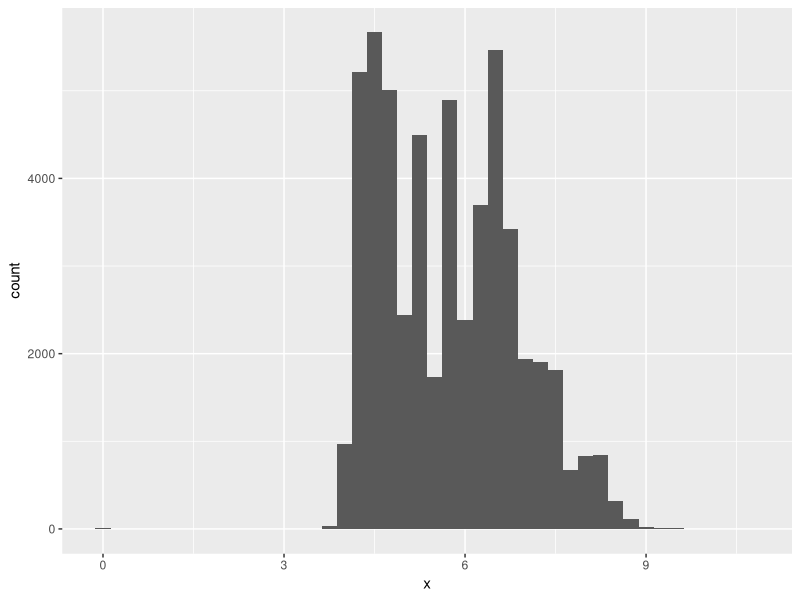
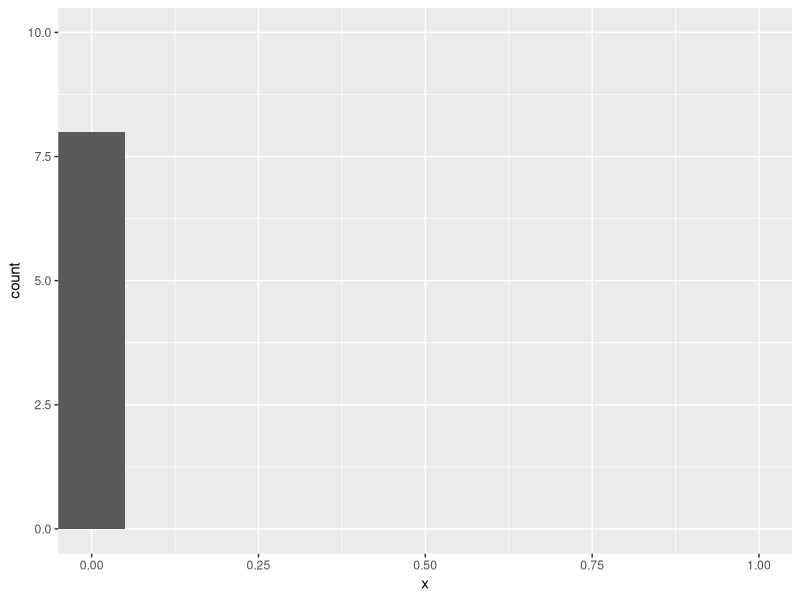
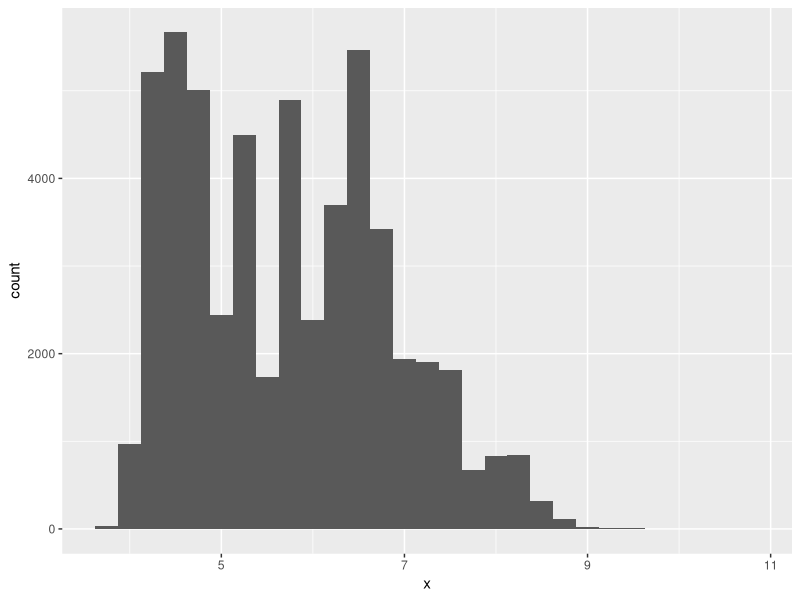
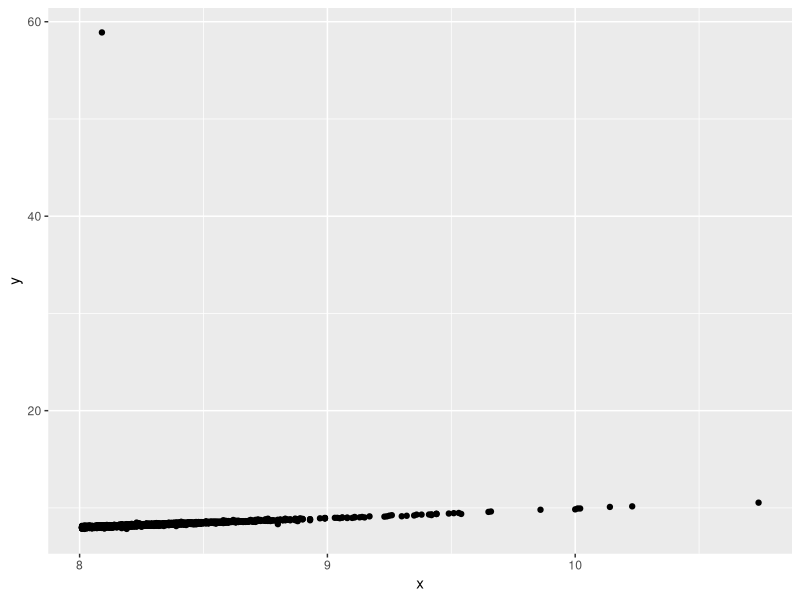
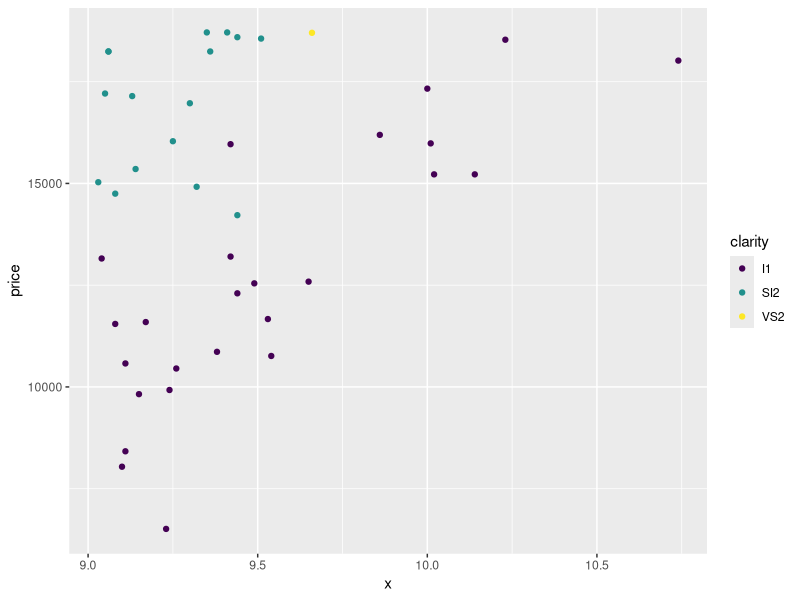
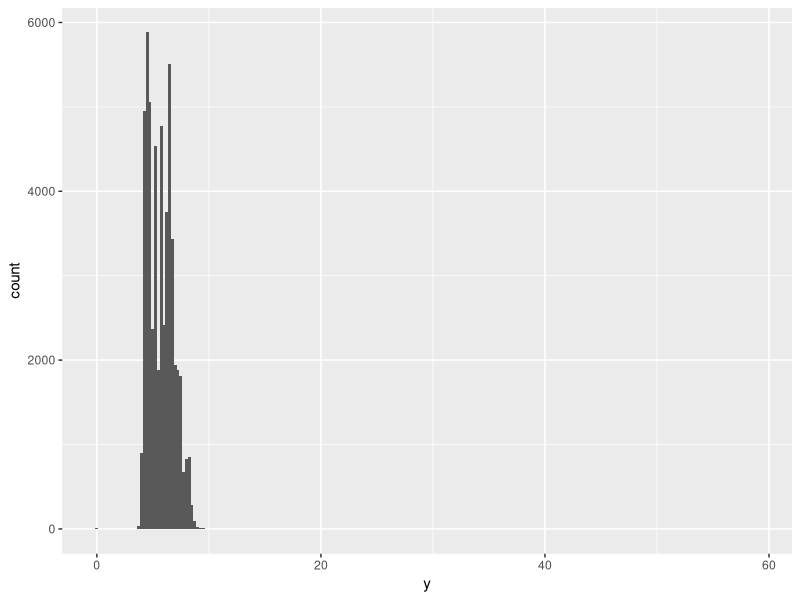
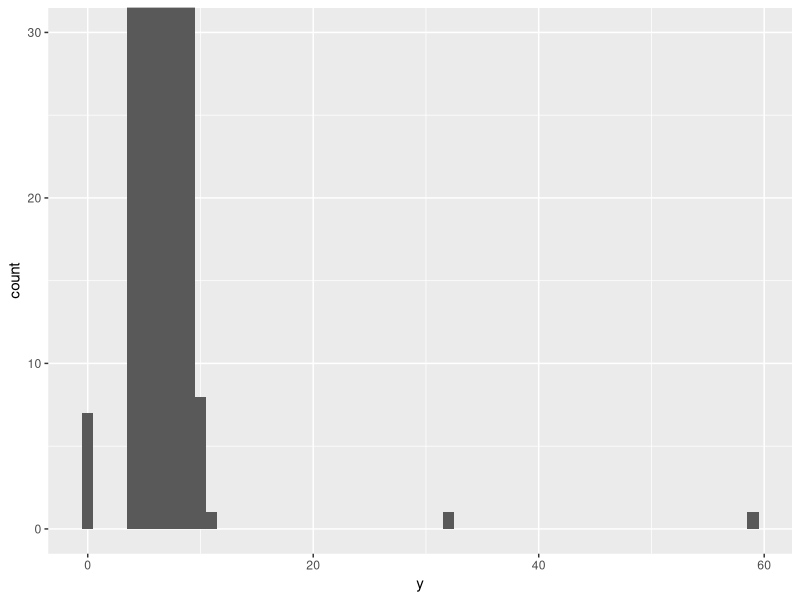
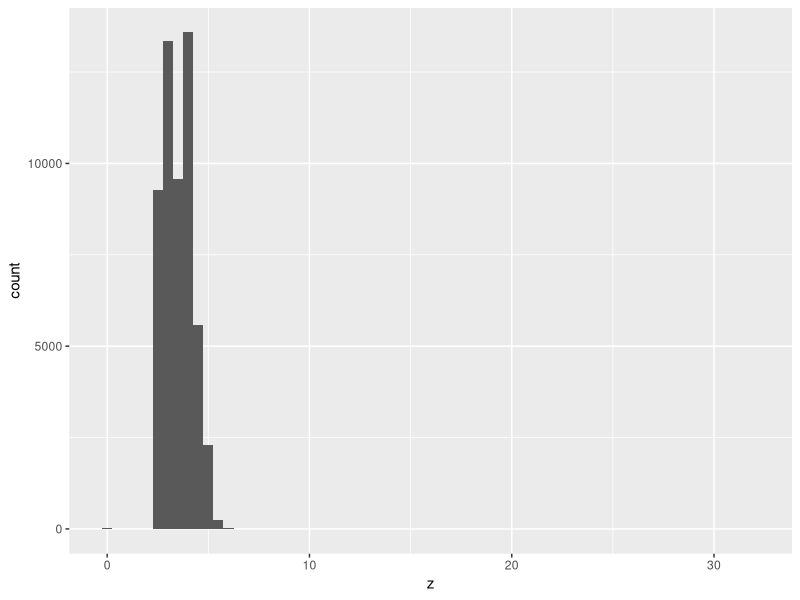

These figures' R source, in order:
library(tidyverse)
data("diamonds")

### Exploratory Data Analysis
## Variation

## Exercises
####################################################
## Question 1

# Explore the distribution of each of the x , y , and z variables in
# diamonds . 
# What do you learn? 
# Think about a diamond and how you might decide which dimension 
# is the length, width, and depth.
? diamonds
diamonds

# x represents the length
# y represents the width 
# z represents the depth

# Histogram of x
ggplot(data = diamonds, mapping = aes(x = x)) +
  geom_histogram(binwidth = 0.25)
# There are a number of x diamonds with an x value close to or equal to 0.
# We can zoom in to check the quantity.
ggplot(data = diamonds, mapping = aes(x = x)) +
  geom_histogram(binwidth = 0.1) +
  coord_cartesian(xlim = c(0, 1), ylim = c(0, 10))
# There are 8 diamonds with a length of 0, suggesting measurememt errors.
# Removing these from the data and replotting
diamonds %>% 
  filter(x > 0) %>% 
  ggplot(mapping = aes(x = x)) +
  geom_histogram(binwidth = 0.25)
# There are some very long diamonds that need to be investigated
diamonds %>% 
  filter(x > 8) %>% 
  ggplot(mapping = aes(x = x, y = y)) +
  geom_point()
# There appears to be one extreme outlier (examined below) with y = ~60
# The remaining values seem plausibly large and rare.
# We can plot the price vs length to see if any are underpriced, suggesting a
# measurement error
diamonds %>% 
  filter(x > 9) %>% 
  ggplot(mapping = aes(x = x, y = price)) +
  geom_point(mapping = aes(color = clarity))

# Although some diamonds are cheaper, they also tend to be lower clarity.
# After removing the 0 length diamonds, all x values seem valid.

# Histogram of y
ggplot(data = diamonds, mapping = aes(x = y)) +
  geom_histogram(binwidth = 0.25)
# There appear to be some outliers in the data. We can assert this due to the range of the
# x-axis and because there are no visible data points.
# We can zoom in using coord_cartesian with a small valie of "count" i.e. 30 and a wider binwidth.
# We can then tweak the parameters to zoom in or out further.
ggplot(data = diamonds, mapping = aes(x = y)) +
  geom_histogram(binwidth = 1) +
  coord_cartesian(ylim = c(0, 30))
# There are a number of values at 0, this suggests a measurement error and the values at
# ~30 and ~60 require further investigation.
diamonds %>% 
  arrange(desc(y)) %>% 
  head()
# Both of the y outliers appear to be measurement errors.#
# The price in the context of other similarly sized diamonds suggests that either these
# diamonds are extremely under priced or the dimensions are incorrect.

# Histogram of z
ggplot(data = diamonds, mapping = aes(x = z)) +
  geom_histogram(binwidth = 0.5)
diamonds %>% 
  count(cut_width(z, 1))
# The majority of values occur between 2 & 6
# 20 values appear at ~0, and a number are greater than 6.5.
# Looking at the values < 1
diamonds %>% 
  filter(z < 1.5) %>% 
  arrange(desc(z))
# after removing the 0 values, measurement errors, we can look at the lower values in the range.
# While there are 2 diamonds with a depth of ~1, it is necessary to see these in the context
# of similar diamonds
diamonds %>% 
  filter(z>1) %>% 
  arrange(z)
# There are 3 diamonds with z < 2 where the dimensions, cut and price suggest that 
# there has been a measurement error. These 3 have an ideal cut, have x & y dimensions
# larger than their "z peers" and a substantially larger price.


## Question 2

# Explore the distribution of price . Do you discover anything
# unusual or surprising? (Hint: carefully think about the bin
# width and make sure you try a wide range of values.)

ggplot(data = diamonds, mapping = aes(x = price)) +
  geom_histogram(binwidth = 100, center = 0)

ggplot(data = diamonds, mapping = aes(x = price)) +
  geom_histogram(binwidth = 50, center = 0)

ggplot(data = diamonds, mapping = aes(x = price)) +
  geom_histogram(binwidth = 10, center = 0)


# There are a number of gaps in pricing when using a binwidth on 50/10
# One at ~1400 and one at ~2000
# Zooming in to diamonds with a price below $2000 to see if there is anyting interesting.
diamonds %>% 
  filter(price < 2000) %>% 
  ggplot(mapping = aes(x = price)) +
    geom_histogram(binwidth = 10, center = 0)

## Question 3

# How many diamonds are 0.99 carat? How many are 1 carat?
# What do you think is the cause of the difference?

diamonds %>% 
  filter(carat > 0.95 & carat < 1.05) %>% 
  ggplot(mapping = aes(x = carat))+
  geom_histogram(binwidth = 0.005, center = 1)

diamonds %>% 
  filter(carat > 0.95 & carat < 1.05) %>% 
  count(carat)

